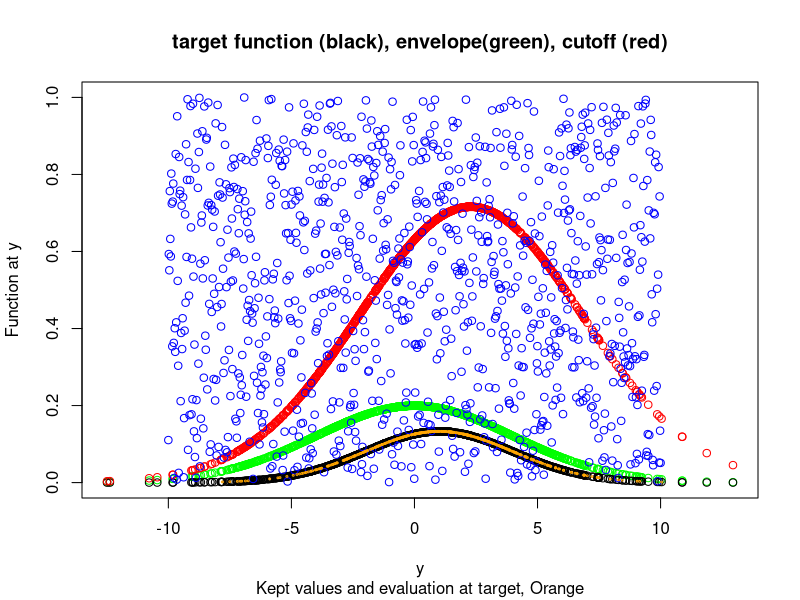

Write R code to recreate this figure.
rejection_sampling <- function(n, f_target, g_sampling, g_density, alpha=1, from=0, to=1, ...){
    #'@param n: number of samples to draw
    #'@param f_target: an expression with the target density from which to sample the x-values
    #'@param g_sampling: the distribution from which to draw values
    #'@param alpha: a number between 0 and 1 around which to make the envelope
    #'@return
    #'@author: Casey Jayne
    
    # make sure within the from-to bounds
    y <- g_sampling(n, ...)
    y <- y[which(y<=to & y>=from)]
    #u <- runif(length(y), from, to)
    u <- runif(length(y), 0, 1)
    fy <- tryCatch(sapply(y, f_target), error=function(e) f_target(y)) # needs to be within the from and to support range
    gy <- sapply(y, function(x) g_density(x, ...))
    ey <-  gy/alpha
    indx <- which(u<=fy/ey)
    not_indx <- which(u>fy/ey)
    return(list(keep=data.frame(x_keep = y[indx], envelopeX = ey[indx]/alpha, f_targetX=fy[indx], u=u[indx]), reject=data.frame(x_reject = y[not_indx], envelopeX = ey[not_indx]/alpha, f_targetX=fy[not_indx], u=u[not_indx])))
}


y <- rnorm(1000, 0, 4) # y drawn from g
f <- function(x) dnorm(x, 1, 3) # target function (black)
fy <- sapply(y, f) # evaluated target function
gy <- dnorm(y, 0, 4) # evaluated g function 
ey <- gy/.5 # evaluated envelope green

plot(ey~y, col='green', ylim=c(0, 1), main='target function (black), envelope(green), cutoff (red)', sub='Kept values and evaluation at target, Orange', ylab = 'Function at y')
points(fy~y) # (black)
u <- seq(-10, 10,length.out=length(y)) # random range on horizontal axis
points((fy/ey)~y, col='red') # the cutoff criteria to evaluate the random draw at (red)
v <- runif(length(u)) # random draws from uniform to use in evaluation
points(v~u, col='blue') # plotting the random draws randomly distributed about to show compared to comparison function fy/ey (red)
indx <- which(v <= fy/ey) # which kept
points(fy[indx]~y[indx], col='orange', cex=.25) # the kept values (orange)


rejection_sampling_envelope<- function(n, f, alpha, g_sample, g_density, from, to, ...){
    var <- c()
    density <- c()
    iterations <- 1
    while(length(var) < n)
    {
        y <- g_sample(1, ...) # Sample Y ~ g
        while(y>to | y<from){
            y <- g_sample(1, ...) # Sample Y ~ g
        }
        u <- runif(1, 0, 1) # Sample U ~ Unif(1,0)
        g_y <- g_density(y, ...)
        e <- g_y/alpha
        if(u <= f(y)/e) { # Reject if U > f(y)/e(y)
            # Accept y as random variable of pdf f
            var <- append(var, y)
            density <- append(density, f(y))
        }
        iterations <- iterations+1
    }
    print(paste("Total iterations to produce", n, "samples was", iterations))
    return(data.frame(var, density))
}

# rej1 <- rejection_sampling(5000, f = function(x) 4*x, g_sampling=rnorm, g_density=dnorm, alpha=.6, from=0, to=.5, mean=.5, sd=.25)
# rej2 <- rejection_sampling(5000, f = function(x) 4-4*x, g_sampling = rnorm, g_density=dnorm, alpha=.6, from=.5, to=1, mean=.5, sd=.25)
# plot(c(rej1$keep$f_targetX, rej2$keep$f_targetX)~c(rej1$keep$x_keep, rej2$keep$x_keep))
# 
# rej1 <- rejection_sampling_envelope(5000, f = function(x) 4*x, g_sample=rnorm, g_density=dnorm, alpha=.6, from=0, to=.5, mean=.5, sd=.25)
# rej2 <- rejection_sampling_envelope(5000, f = function(x) 4-4*x, g_sample = rnorm, g_density=dnorm, alpha=.6, from=.5, to=1, mean=.5, sd=.25)
# plot(c(rej1$density, rej2$density)~c(rej1$var, rej2$var))


# dat <- rejection_sampling(1000, f_target = function(x) 4*sqrt(1-x^2), g_sampling=rnorm, e_function=dnorm)
# reject <- dat$reject
# dat <- dat$keep
# dat <- dat %>% 
#     mutate(f_over_e = f_targetX/envelopeX)

#dat <- rejection_sampling(1000, f_target = function(x) 4*sqrt(1-x^2), g_sampling=rnorm, e_function=dnorm, mean=1, sd=3)
#plot(density(x))

# plot(f_over_e~x_keep, dat, col='green', ylim=c(0, 10), main='Density of Target function (black)', sub=' Envelope (red), and Target/Envelope (green)', ylab='', xlab='kept inputs')
# points(envelopeX~x_keep, dat, col='red')
# points(f_targetX~x_keep, dat)
# points(rep(2, length(u))~u, dat)
# plot(f_targetX~x_reject, reject, col='pink')
#hist(dat$x_keep, add=TRUE, freq = TRUE, col = NULL)


